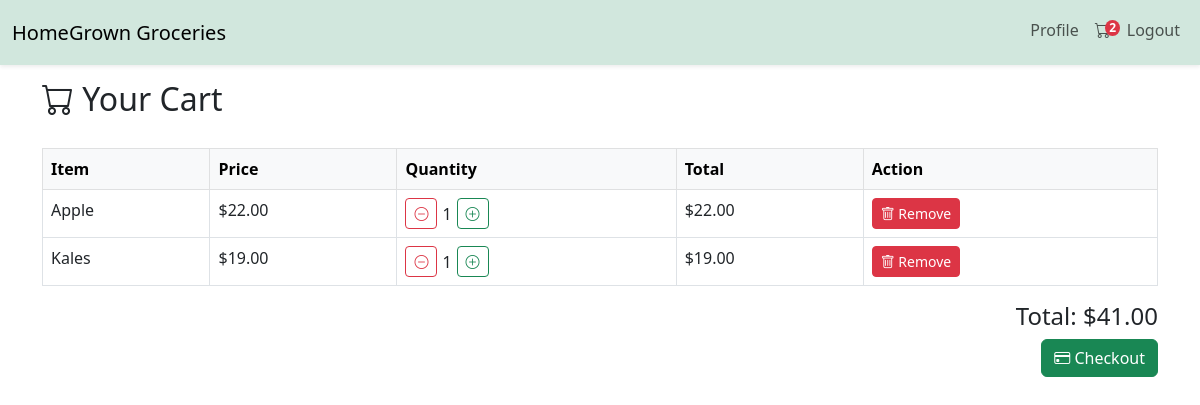
Screenshot of /cart.php (signed in) with the database file from the repository.
### tables this page shows
CREATE TABLE `Products` (
  `product_id` int(11) NOT NULL,
  `name` varchar(100) NOT NULL,
  `category` varchar(50) NOT NULL,
  `description` text DEFAULT NULL,
  `old_price` decimal(10,2) DEFAULT NULL,
  `new_price` decimal(10,2) DEFAULT NULL,
  `quantity` int(11) NOT NULL DEFAULT 0,
  `image_url` varchar(255) NOT NULL,
  `created_at` timestamp NOT NULL DEFAULT current_timestamp()
);

### cart.php (the view, shortened to what this page needs)
<?php
include 'config/db.php';
$cart_total = 0;
$cart_items = [];
if (!empty($_SESSION['cart'])) {
    foreach ($_SESSION['cart'] as $product_id => $quantity) {
        $stmt = $conn->prepare("SELECT name, new_price FROM Products WHERE product_id = ?");
        $stmt->bind_param("i", $product_id);
        $stmt->execute();
        $result = $stmt->get_result();
        if ($product = $result->fetch_assoc()) {
            $item_total = $product['new_price'] * $quantity;
            $cart_total += $item_total;
            $cart_items[] = [
                'id' => $product_id,
                'name' => $product['name'],
                'price' => $product['new_price'],
                'quantity' => $quantity,
                'total' => $item_total
            ];
        }
    }
}
?>
<!DOCTYPE html>
<html lang="en">
<head>
    <link href="https://cdn.jsdelivr.net/npm/bootstrap@5.3.0-alpha3/dist/css/bootstrap.min.css" rel="stylesheet">
</head>
<body>
    <?php include 'includes/header.php'; ?>
    <div class="container mt-4">
        <h2><i class="bi bi-cart"></i> Your Cart</h2>
        <?php if (!empty($cart_items)): ?>
            <table class="table table-bordered cart-table">
                <thead class="table-light">
                    <tr>
                        <th>Item</th>
                        <th>Price</th>
                        <th>Quantity</th>
                        <th>Total</th>
                        <th>Action</th>
                    </tr>
                </thead>
                <tbody>
                    <?php foreach ($cart_items as $item): ?>
                        <tr>
                            <td><?php echo htmlspecialchars($item['name']); ?></td>
                            <td>$<?php echo number_format($item['price'], 2); ?></td>
                            <td>
                                <div class="quantity-controls">
                                    <a href="cart.php?decrease=<?php echo $item['id']; ?>" class="btn btn-sm btn-outline-danger">
                                        <i class="bi bi-dash-circle"></i>
                                    </a>
                                    <span><?php echo $item['quantity']; ?></span>
                                    <a href="cart.php?increase=<?php echo $item['id']; ?>" class="btn btn-sm btn-outline-success">
                                        <i class="bi bi-plus-circle"></i>
                                    </a>
                                </div>
                            </td>
                            <td>$<?php echo number_format($item['total'], 2); ?></td>
                            <td>
                                <a href="cart.php?remove=<?php echo $item['id']; ?>" class="btn btn-danger btn-sm">
                                    <i class="bi bi-trash"></i> Remove
                                </a>
                            </td>
                        </tr>
                    <?php endforeach; ?>
                </tbody>
            </table>
            <div class="text-end">
                <h4>Total: $<?php echo number_format($cart_total, 2); ?></h4>
                <a href="checkout.php" class="btn btn-success"><i class="bi bi-credit-card"></i> Checkout</a>
            </div>
        <?php endif; ?>
    </div>
    <?php include 'includes/footer.php'; ?>
</body>
</html>

### assets/css/style.css (style rules this page uses)
body { margin: 0; padding: 0; box-sizing: border-box; }

### cart.php (style rules this page uses)
.cart-table { margin-top: 30px; }
.quantity-controls { display: flex; align-items: center; gap: 5px; }

### includes/header.php (style rules this page uses)
body { padding-top: 56px; }

### rows the page displays
products: name "Apple", new_price "22.00", quantity "1", total "22.00"
products: name "Kales", new_price "19.00", quantity "1", total "19.00"

### other values shown
$cart_count "2"
$cart_total "41.00"
